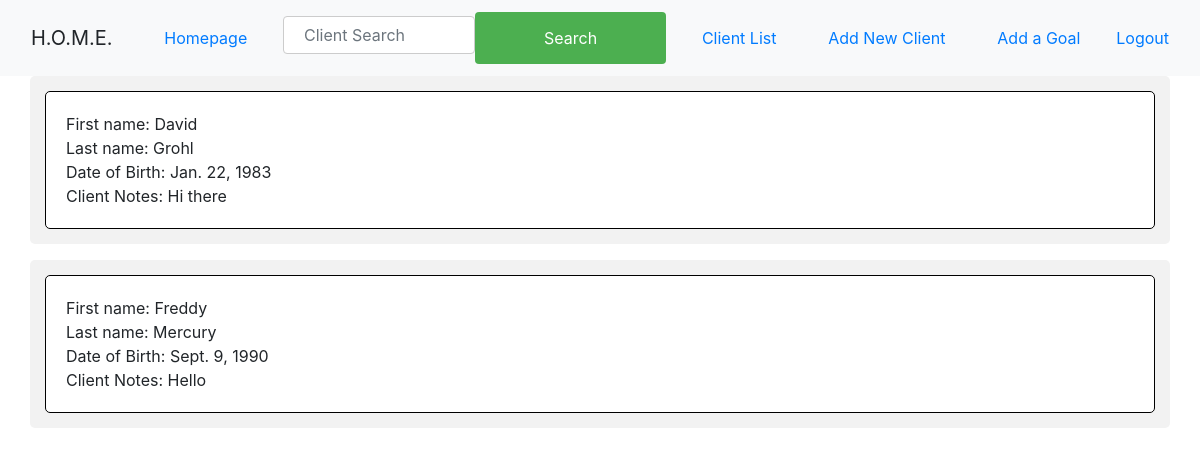
The app's page /client/, older data.
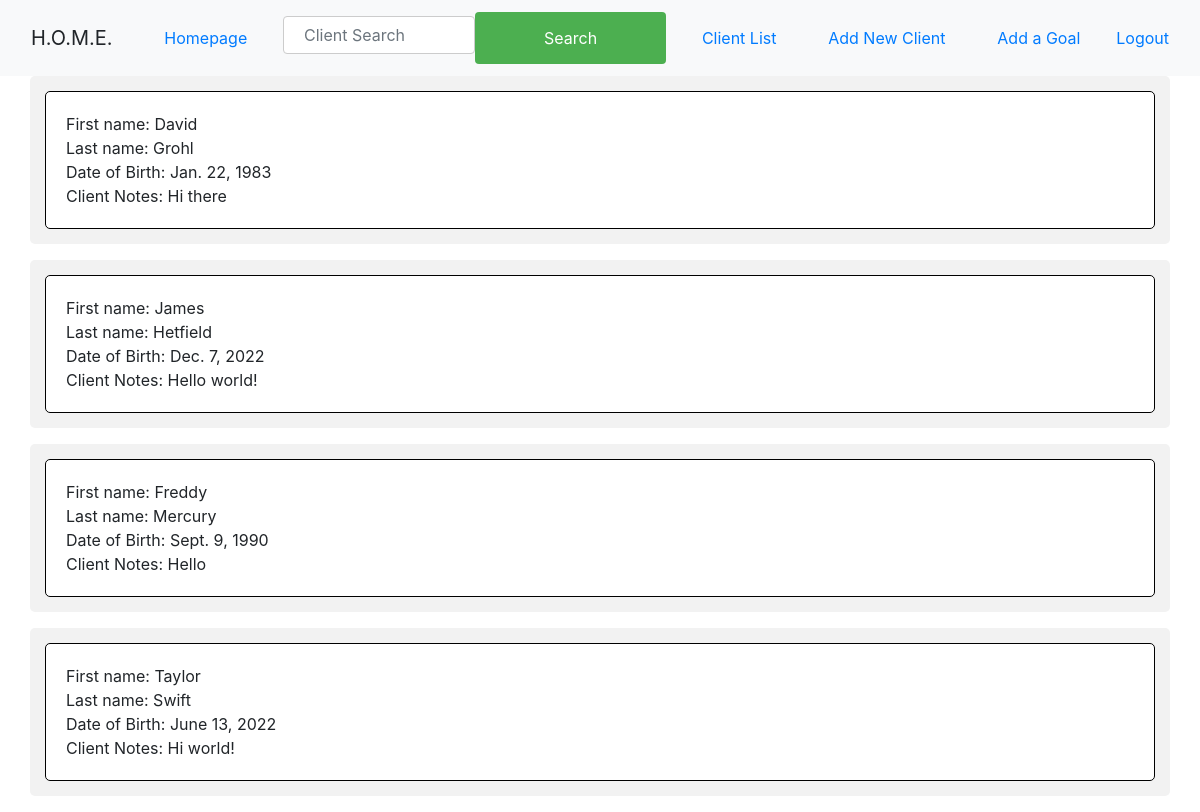
The same page, newer data.
### HOME_App/models.py (models this page shows)
class Client(models.Model):
    firstName = models.CharField(max_length=20)
    lastName = models.CharField(max_length=20)
    dateOfBirth = models.DateField()
    clientNotes = models.TextField(max_length=500)
    def __str__(self):
        return self.lastName

### HOME_App/views.py (the view)
# urls.py: path('client/', views.clientlist, name = 'client'),
def clientlist(request):
    clients = Client.objects.all().order_by('lastName')
    print(clients)
    context = {
        'clients': clients
    }
    return render(request, 'client.html', context)

### templates/client.html
{% extends 'base.html' %} {% block content %} {% load static %}
{% for post in clients %}
<ul class="container">
    <li class="flex-item">
        First name: {{post.firstName}}<br>
        Last name: {{post.lastName}}<br>
        Date of Birth: {{post.dateOfBirth}}<br>
        Client Notes: {{post.clientNotes}}<br>
    </li>
</ul>
{% endfor %}
{% endblock %}

Row changes from the older to the newer data that the page shows:
added Client: firstName "James", lastName "Hetfield", dateOfBirth "Dec. 7, 2022", clientNotes "Hello world!"
added Client: firstName "Taylor", lastName "Swift", dateOfBirth "June 13, 2022", clientNotes "Hi world!"
